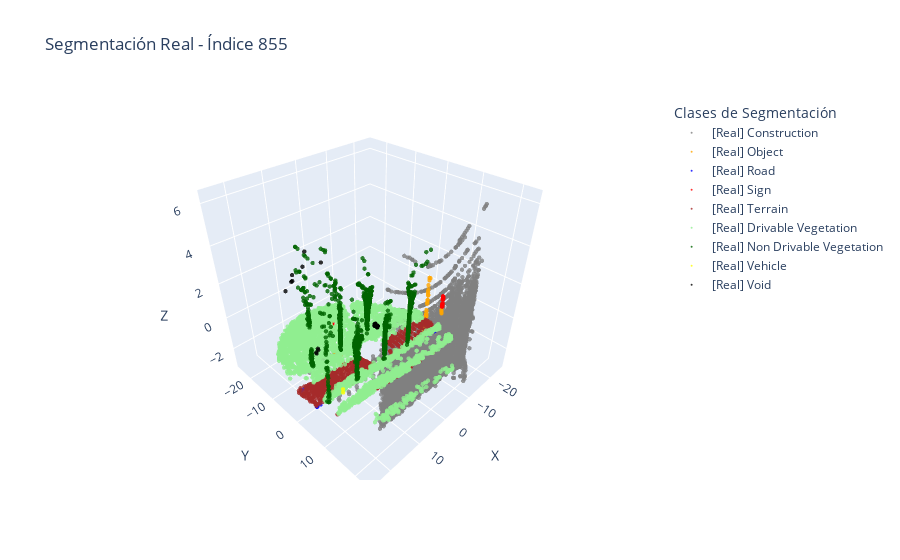
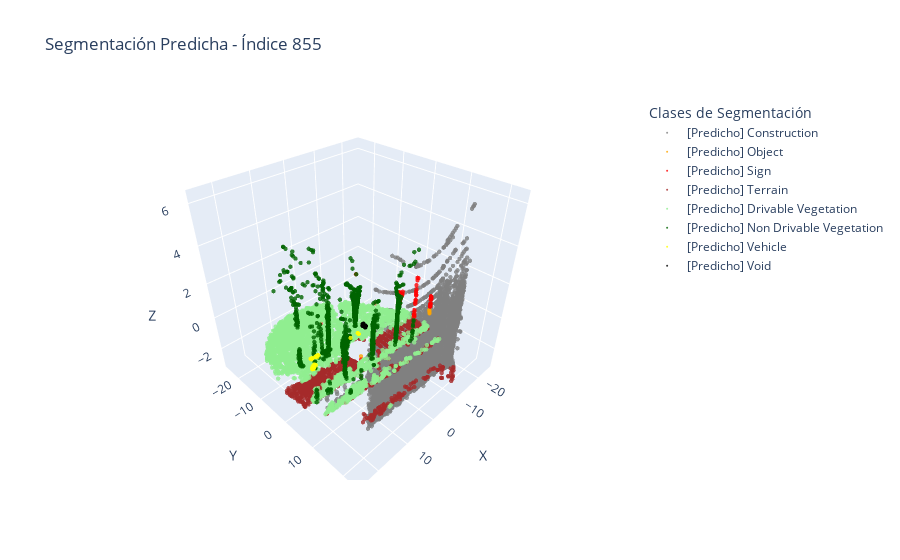

The notebook cell saved with these charts, in order:
### Code cell
visualizar_comparacion_segmentacion(points_list, labels_list, preds_list, indice=855)
